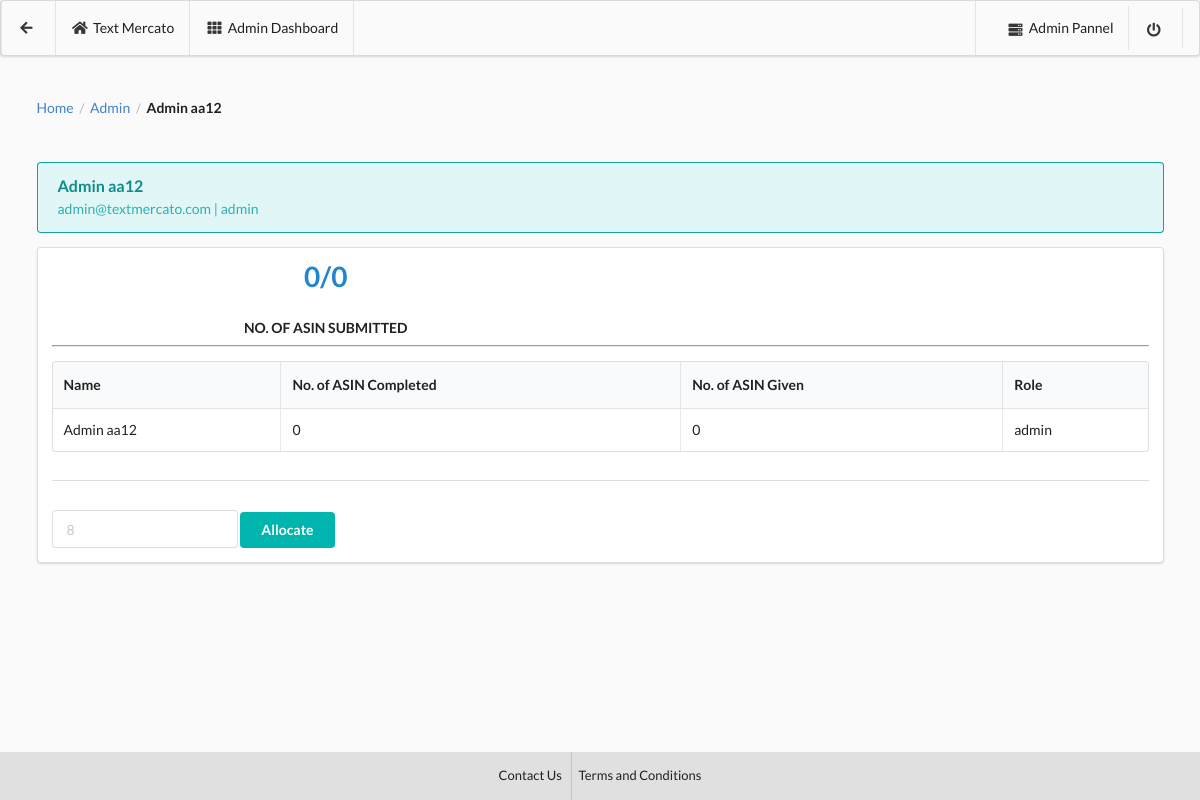
Screenshot of /user/admin@textmercato.com with the database file from the repository.
### app/models.py (models this page shows, shortened)
class empDetail(models.Model):
    name = models.CharField(max_length=10000, blank=True, null=True)
    asin_done_c = models.IntegerField(default=0,blank=True, null=True)
    email = models.CharField(max_length=1000,blank=True, null=True)
    roles = models.CharField(max_length=1000,blank=True, null=True)

### app/views.py (the view, shortened to what this page needs)
# urls.py: url(r'^user/(?P<email>[\w\-\.\@\w]+)$',views.manager_user,name="manager_user"),
def manager_user(request,email):
    email=email
    data1 = asinDetail.objects.filter(email=email)
    total_asin = data1.count()
    data2 = asinDetail.objects.filter(email=email).filter(status=True)
    done_asin = data2.count()
    data3 = empDetail.objects.get(email=email)
    context = {
        'email':email,
        'total_asin':total_asin,
        'done_asin':done_asin,
        'data3':data3
    }
    return render(request,'manager_user.html',context=context)

### templates/manager_user.html (shortened to what this page needs)
<!DOCTYPE html>
{% load staticfiles %}
<html lang="en" dir="ltr">
  <head>
    <link rel="stylesheet" href="https://cdn.jsdelivr.net/npm/semantic-ui@2.4.0/dist/semantic.min.css">
  </head>
  <body style="background:#fafafa;">
    <div class="ui positive menu" style="background:#fafafa; height:7%;">
  <div class="ui container">
    <a class="item" style="color:#212121;" href="{% url 'app:manager' %}">
      <i class="arrow left icon" style="color:#212121;"></i>
    </a>
    <a class="item" style="color:#212121;">
      <i class="home icon" style="color:#212121;"></i> Text Mercato
    </a>
    <a class="item" style="color:#212121;">
      <i class="grid layout icon" style="color:#212121;"></i>Admin Dashboard
    </a>
  </div>
  <div class="right item">
     <a class="item" style="color:#212121;" href="{% url 'admin:index' %}" target="_blank">
      <i class="server icon" style="color:#212121;"></i>Admin Pannel</a>
      <a class="item" style="color:#212121;" href="{% url 'app:index' %}">
        <i class="power off icon" style="color:#212121;"></i></a>
    </div>
</div>
    <div class="ui container raised" style="margin-top:3.4%;">
      <div class="ui breadcrumb">
  <a class="section">Home</a>
  <div class="divider"> / </div>
  <a class="section" href="{% url 'app:manager' %}">Admin</a>
  <div class="divider"> / </div>
  <div class="active section">{{data3.name}}</div>
</div>
      <div class="ui teal message" style="margin-top:4%;">
  <div class="header">
    {{data3.name}}
  </div>
  <p>{{data3.email}} | {{data3.roles}}</p>
</div>
    <div class="ui grid">
  <div class="stretched column">
    <div class="ui segment">
      <div class="ui container">
          <div class="ui two statistics">
  <div class="blue statistic">
    <div class="text value">
      {{done_asin}}/{{total_asin}}
    </div>
    <div class="label">
      No. of ASIN Submitted
    </div>
  </div>
</div>
      </div>
      <hr>
      <table class="ui celled table">
    <thead>
      <tr>
        <th>Name</th>
        <th>No. of ASIN Completed</th>
        <th>No. of ASIN Given</th>
        <th>Role</th>
      </tr>
    </thead>
    <tbody>
      <tr>
        <td>{{data3.name}}</td>
        <td>{{done_asin}}</td>
        <td>{{total_asin}}</td>
        <td>{{data3.roles}}</td>
      </tr>
    </tbody>
  </table>
  <div class="ui section divider"></div>
  <form method="post">
    <div class="ui input">
  <input type="text" name="user_asin" placeholder="8">
</div>
    <button type="submit" class="ui teal button">Allocate</button>
  </form>
    </div>
  </div>
</div>
</div>
 <footer style="position:fixed;bottom:0; width:100%;">
   <div style="background:#e0e0e0;">
      <div class="ui center aligned container">
        <div class="ui horizontal small divided link list">
          <a class="item" href="#" style="color:#212121; padding-top:10%; padding-bottom:10%;">Contact Us</a>
          <a class="item" href="#" style="color:#212121; padding-top:10%; padding-bottom:10%;">Terms and Conditions</a>
        </div>
      </div>
    </div>
 </footer>
  </body>
</html>

### rows the page displays
empDetail: name "Admin aa12", email "admin@textmercato.com", roles "admin"

### other values shown
{{ done_asin }} "0"
{{ total_asin }} "0"
